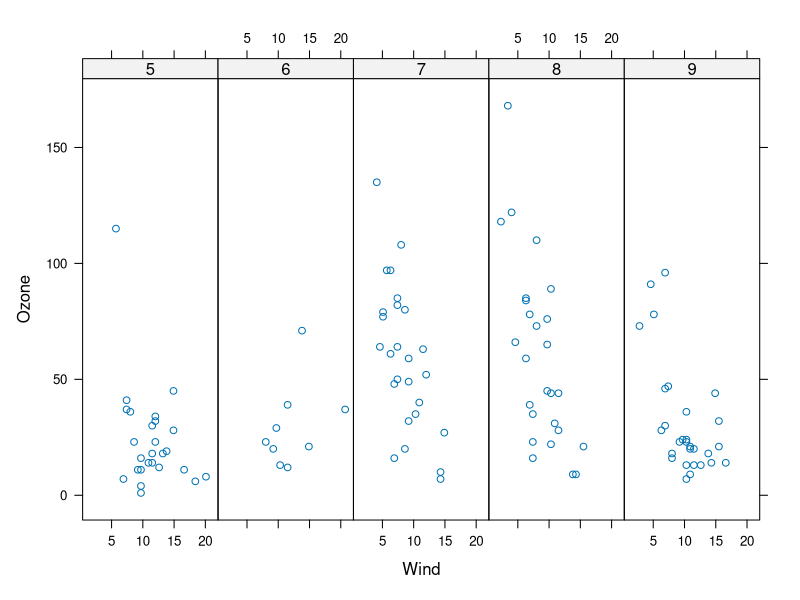
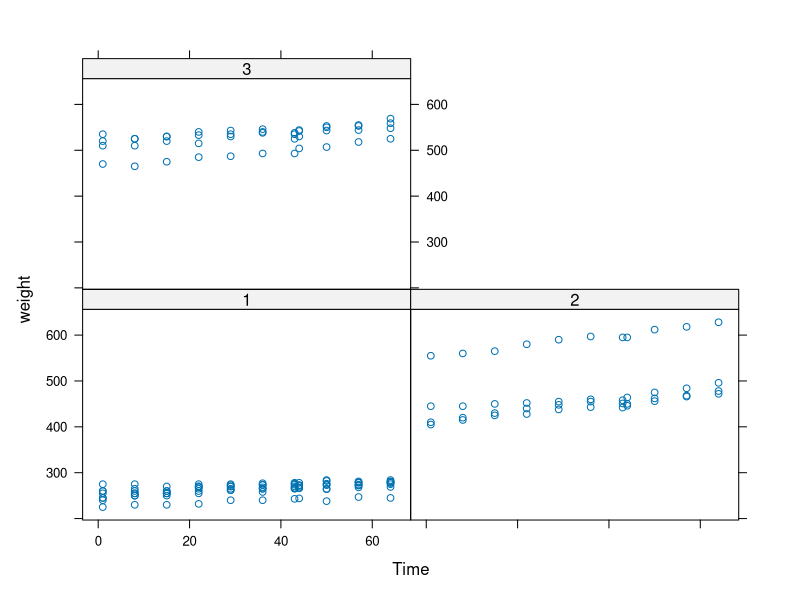
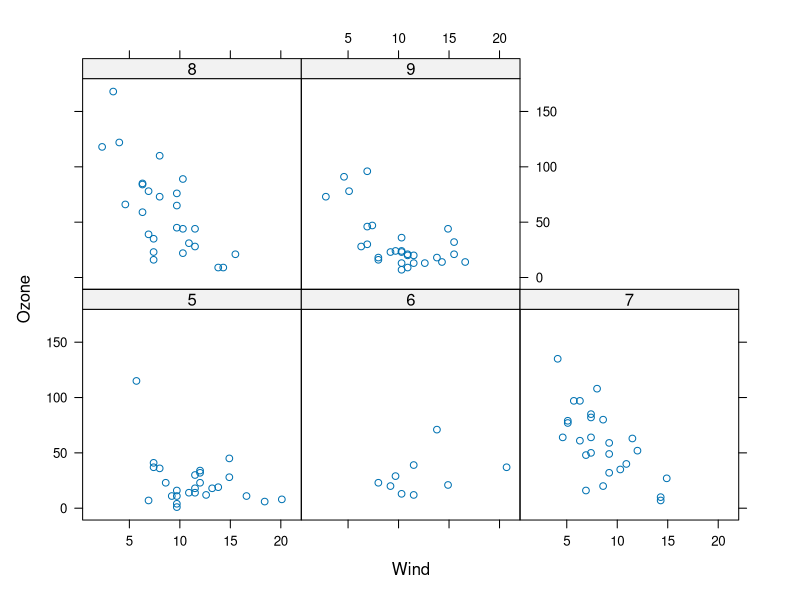

The R source for these figures, in order: (Note: this script raises an error after producing the figures.)
library(lattice)
library(datasets)
airquality <- transform(airquality, Month=factor(Month))
xyplot(Ozone ~ Wind | Month, data=airquality, layout = c(5,1))


library(nlme)
library(lattice)
xyplot(weight ~ Time | Diet, BodyWeight)

head(BodyWeight)


library(lattice)
library(datasets)
data(airquality)
p <- xyplot(Ozone ~ Wind | factor(Month), data = airquality)
print(p)


library(datasets)
data(airquality)

airquality = transform(airquality, Month = factor(Month))
qplot(Wind, Ozone, data = airquality, facets = . ~ Month)
qplot(Wind, Ozone, data = airquality, facets = . ~ factor(Month))
qplot(Wind, Ozone, data = airquality, geom = "smooth")
qplot(Wind, Ozone, data = airquality)


library(ggplot2)
g <- ggplot(movies, aes(votes, rating))
print(g)
g + geom_point()

qplot(votes, rating, data = movies)
qplot(votes, rating, data = movies) + stats_smooth("loess")
qplot(votes, rating, data = movies, panel = panel.loess)
qplot(votes, rating, data = movies) + geom_smooth()
qplot(votes, rating, data = movies, smooth = "loess")
